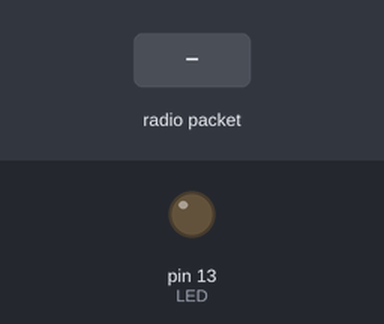
Recording of a sketch running on a simulated Arduino Uno, built with avr-gcc and run on an emulated ATmega328P. On the bench: output pins drawn as LEDs (lit = HIGH). The inputs (shaded band) are chosen by the test bench. No radio packets arrive unless stated; pins used as bus, display or sensor lines are not drawn; what the sketch prints to the serial monitor is not drawn.

Above: at 1.3 s.
1.4 s: radio packet "1" arrives
Timing chart, 0 to 4.4 s (numbered marks = the images above; inputs shaded):
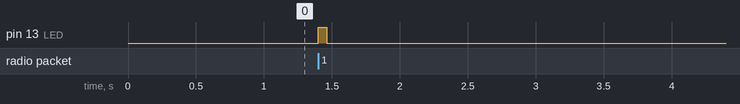

Measured:
- after the input at 1.4 s, pin 13 (LED): LOW → HIGH at once, → LOW 0.06 s later

The sketch:

LoRaTX.ino
```cpp
// COMENTARIOS MINERVA ROCKETS

// Esse codigo eh um dos codigos de exemplo feitos para o LoRa
// Procure o codigo LoRaRX para poder realizar o teste
// Comentarios em portugues foram adicionados e o codigo
// foi levemente alterado.

//Conexoes feitas :

//ARDUINO <--------------> LORA
// 5V     <--------------> VIN
// GND    <--------------> GND
// 13     <--------------> SCK
// 12     <--------------> MISO
// 11     <--------------> MOSI
// 04*    <--------------> CS
// 03*    <--------------> G0
// 02     <--------------> RST

// * podem ser alterados. Os demais pinos sao particulares do Arduino UNO
//[COBRUF 2017 : Para o Arduino Nano, as seguintes conexoes devem ser feitas
// 3.3V   <--------------> SCK
// 13     <--------------> SCK
// 12     <--------------> MISO
// 11     <--------------> MOSI
// 04     <--------------> CS
// 03     <--------------> G0
// 02     <--------------> RST ]

#include <SPI.h>
#include <RH_RF95.h>

#define RFM95_CS 4
#define RFM95_RST 2
#define RFM95_INT 3

// Frequência do LoRa! [COUBRUF 2017: USAR 915.0]
#define RF95_FREQ 915.0

// Criacao do objeto da classe RH_RF95
RH_RF95 rf95(RFM95_CS, RFM95_INT);

// Led na porta 13 pisca ao receber um pacote
#define LED 13

void setup()
{
  pinMode(LED, OUTPUT);
  pinMode(RFM95_RST, OUTPUT);
  digitalWrite(RFM95_RST, HIGH);

  while (!Serial);
  Serial.begin(9600);
  delay(100);

  Serial.println("Arduino LoRa RX Test!");


  // Reinicialização Manual
  digitalWrite(RFM95_RST, LOW);
  delay(10);
  digitalWrite(RFM95_RST, HIGH);
  delay(10);

  while (!rf95.init()) {
    Serial.println("LoRa radio init failed");
    while (1);
  }
  Serial.println("LoRa radio init OK!");

  // Apos reinicializacao, eh necessesario setar o valor da frequencia
  if (!rf95.setFrequency(RF95_FREQ)) {
    Serial.println("setFrequency failed");
    while (1);
  }
  Serial.print("Set Freq to: "); Serial.println(RF95_FREQ);

  // Defaults after init are 434.0MHz, 13dBm, Bw = 125 kHz, Cr = 4/5, Sf = 128chips/symbol, CRC on

  // The default transmitter power is 13dBm, using PA_BOOST.
  // If you are using RFM95/96/97/98 modules which uses the PA_BOOST transmitter pin, then
  // you can set transmitter powers from 5 to 23 dBm:
  rf95.setTxPower(23, false);
}

void loop()
{
  if (rf95.available())
  {
    // Verificacao de mensagem
    uint8_t buf[RH_RF95_MAX_MESSAGE_LEN];
    uint8_t len = sizeof(buf);

    if (rf95.recv(buf, &len))
    {
      digitalWrite(LED, HIGH);
      RH_RF95::printBuffer("Recebido: ", buf, len);
      Serial.print("Mensagem Recebida: ");
      Serial.println((char*)buf);
       Serial.print("RSSI: ");
      Serial.println(rf95.lastRssi(), DEC);

      // Send a reply
      uint8_t data[] = "OH YEAHHHHH!!!";
      rf95.send(data, sizeof(data));
      rf95.waitPacketSent();
      Serial.println("Resposta foi enviada!");
      digitalWrite(LED, LOW);
    }
    else
    {
      Serial.println("Nenhuma mensagem foi recebida");
    }
  }
}
```
